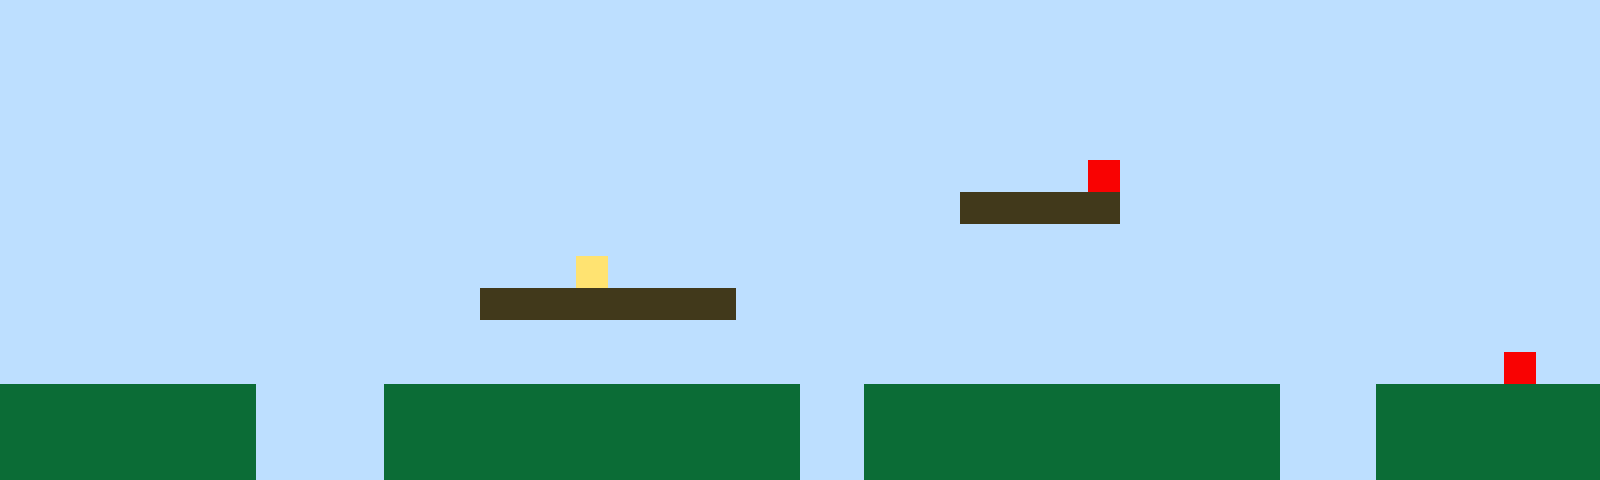

Tiled map render using the project's own tile images. Description and the whole map definition, tile-layer contents included, below:
An orthogonal 50x15 tile map with 32x32 px tiles, 1 tile layer (Tile Layer 1).

<map version="1.10" tiledversion="1.11.2" orientation="orthogonal" renderorder="right-up" width="50" height="15" tilewidth="32" tileheight="32" infinite="0" nextlayerid="2" nextobjectid="1"><editorsettings><export target="map1.csv" format="csv" /></editorsettings><tileset firstgid="1" name="sprites" tilewidth="32" tileheight="32" tilecount="6" columns="3"><image source="sprites.png" width="96" height="64" /></tileset><layer id="1" name="Tile Layer 1" width="50" height="15"><data encoding="csv">1,1,1,1,1,1,1,1,1,1,1,1,1,1,1,1,1,1,1,1,1,1,1,1,1,1,1,1,1,1,1,1,1,1,1,1,1,1,1,1,1,1,1,1,1,1,1,1,1,1,1,1,1,1,1,1,1,1,1,1,1,1,1,1,1,1,1,1,1,1,1,1,1,1,1,1,1,1,1,1,1,1,1,1,1,1,1,1,1,1,1,1,1,1,1,1,1,1,1,1,1,1,1,1,1,1,1,1,1,1,1,1,1,1,1,1,1,1,1,1,1,1,1,1,1,1,1,1,1,1,1,1,1,1,1,1,1,1,1,1,1,1,1,1,1,1,1,1,1,1,1,1,1,1,1,1,1,1,1,1,1,1,1,1,1,1,1,1,1,1,1,1,1,1,1,1,1,1,1,1,1,1,1,1,1,1,1,1,1,1,1,1,1,1,1,1,1,1,1,1,1,1,1,1,1,1,1,1,1,1,1,1,1,1,1,1,1,1,1,1,1,1,1,1,1,1,1,1,1,1,1,1,1,1,1,1,1,1,1,1,1,1,1,1,1,1,1,1,1,1,1,1,1,1,1,1,1,1,1,1,1,1,1,1,1,1,1,1,1,1,1,1,1,1,1,1,1,1,1,1,1,1,1,1,5,1,1,1,1,1,1,1,1,1,1,1,1,1,1,1,1,1,1,1,1,1,1,1,1,1,1,1,1,1,1,1,1,1,1,1,1,1,1,1,1,1,1,1,1,1,3,3,3,3,3,1,1,1,1,1,1,1,1,1,1,1,1,1,1,1,1,1,1,1,1,1,1,1,1,1,1,1,1,1,1,1,1,1,1,1,1,1,1,1,1,1,1,1,1,1,1,1,1,1,1,1,1,1,1,1,1,1,1,1,1,1,1,1,1,1,1,1,1,1,1,1,1,1,1,1,1,1,1,1,1,1,1,1,4,1,1,1,1,1,1,1,1,1,1,1,1,1,1,1,1,1,1,1,1,1,1,1,1,1,1,1,1,1,1,1,1,1,1,1,1,1,1,1,1,1,1,1,1,1,1,3,3,3,3,3,3,3,3,1,1,1,1,1,1,1,1,1,1,1,1,1,1,1,1,1,1,1,1,1,1,1,1,1,1,1,1,1,1,1,1,1,1,1,1,1,1,1,1,1,1,1,1,1,1,1,1,1,1,1,1,1,1,1,1,1,1,1,1,1,1,1,1,1,1,1,1,1,1,1,1,1,1,1,1,1,1,1,1,1,1,1,1,1,1,1,1,1,1,1,1,1,1,1,1,1,1,1,1,1,1,1,1,1,1,1,1,1,1,1,1,1,1,1,1,1,1,1,1,1,1,1,1,5,1,1,2,2,2,2,2,2,2,2,1,1,1,1,2,2,2,2,2,2,2,2,2,2,2,2,2,1,1,2,2,2,2,2,2,2,2,2,2,2,2,2,1,1,1,2,2,2,2,2,2,2,2,2,2,2,2,2,2,2,1,1,1,1,2,2,2,2,2,2,2,2,2,2,2,2,2,1,1,2,2,2,2,2,2,2,2,2,2,2,2,2,1,1,1,2,2,2,2,2,2,2,2,2,2,2,2,2,2,2,1,1,1,1,2,2,2,2,2,2,2,2,2,2,2,2,2,1,1,2,2,2,2,2,2,2,2,2,2,2,2,2,1,1,1,2,2,2,2,2,2,2</data></layer></map>
